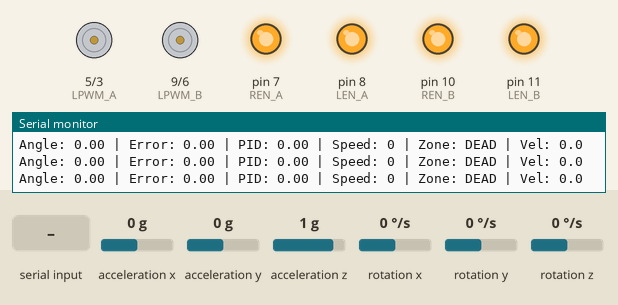
Recording of a sketch running on a simulated Arduino Uno, built with avr-gcc and run on an emulated ATmega328P. Parts: motor-driver pin pairs drawn as motors (green arrow = first pin HIGH = forward, orange = second pin HIGH = backward, longer = more drive), output pins drawn as LEDs (lit = HIGH), the last lines printed to the serial monitor. Wiring (inferred from the names in the program): MPU-6050 motion sensor at I2C address 0x68. The test bench sets the inputs (shaded band); at power-on: acceleration x 0 g, rotation y 0 °/s, acceleration z 1 g, acceleration y 0 g, rotation x 0 °/s, rotation z 0 °/s.

Above: at 11.8 s.
11.9 s: acceleration x set to -1.4 g
At 12.06 s:
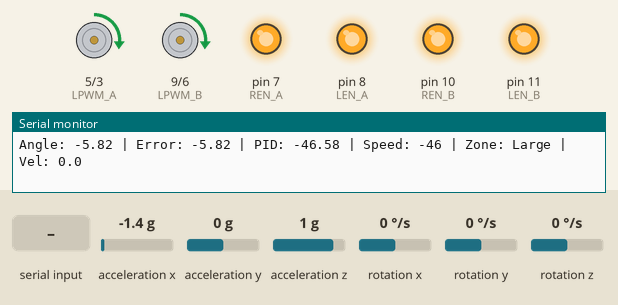
At 12.66 s:
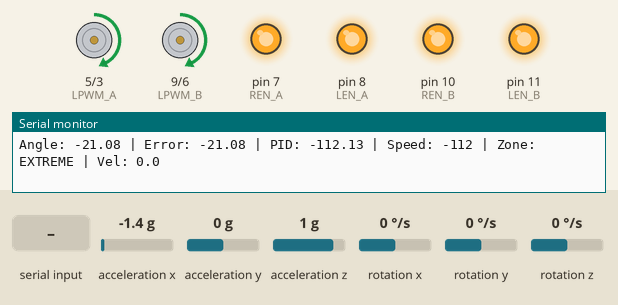
14.3 s: rotation y set to 192 °/s
17.3 s: acceleration z set to -0.8 g
20.3 s: "90,45\n" received over Serial
23.3 s: "0\n" received over Serial
26.3 s: acceleration x set to -0.2 g
27.9 s: acceleration x set to 0.1 g
Timing chart, 0 to 30.9 s (numbered marks = the images above; inputs shaded):
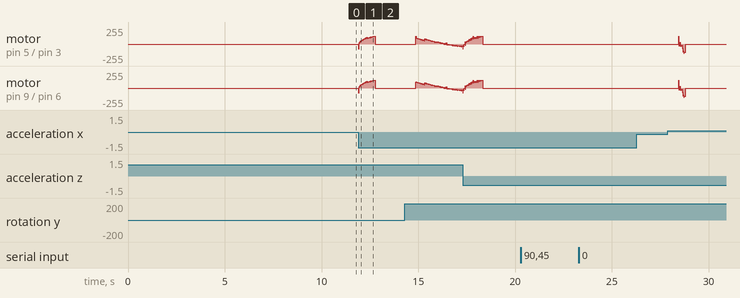

The sketch:

finalselfbotcode.ino.ino
```cpp
#include <Wire.h>

// MPU6050 registers
const int MPU = 0x68;
int16_t AccX, AccY, AccZ, Temp, GyroX, GyroY, GyroZ;

// BTS7960 Motor Driver pins
// Motor A (Left)
#define RPWM_A 3   // Right PWM
#define LPWM_A 5   // Left PWM
#define REN_A 7    // Right Enable
#define LEN_A 8    // Left Enable

// Motor B (Right)
#define RPWM_B 6   // Right PWM
#define LPWM_B 9   // Left PWM
#define REN_B 10   // Right Enable
#define LEN_B 11   // Left Enable

// Calibration variables
float AccXoffset = 0, AccYoffset = 0, AccZoffset = 0;
float GyroXoffset = 0, GyroYoffset = 0, GyroZoffset = 0;
float targetAngle = 0;  // Target balance angle after calibration
bool calibrated = false;

// Angle calculation variables
float accAngle = 0;
float gyroAngle = 0;
float currentAngle = 0;
float prevAngle = 0;

// PID variables - TUNED FOR STIFF BUT STABLE CENTER
float Kp = 7.3;    // Higher base gain for stiffness
float Ki = 0.15;   // Low integral to prevent windup
float Kd = 1.8;    // Higher derivative for damping

float error = 0;
float prevError = 0;
float integral = 0;
float derivative = 0;
float PIDoutput = 0;

// Timing variables
unsigned long prevTime = 0;
float deltaTime = 0;

// Motor speed variables
int motorSpeed = 0;
int maxSpeed = 255;  // Maximum PWM value (0-255)
int minSpeed = 10;   // Minimum motor speed for movement

// TUNED: Center zone parameters - stiff but stable
float centerTolerance = 0.8;      // Tighter center zone for more stiffness
float deadZone = 0.09;            // Smaller dead zone - only ignore very tiny movements
bool inCenterZone = false;
float velocityDamping = 0.20;     // Increased base damping

// Progressive control zones
float moderateAngle = 5.0;         // Moderate tilt threshold
float extremeAngle = 15.0;         // Extreme tilt threshold

void setup() {
  Serial.begin(115200);

  // Initialize I2C communication
  Wire.begin();
  Wire.beginTransmission(MPU);
  Wire.write(0x6B);  // PWR_MGMT_1 register
  Wire.write(0);     // Wake up MPU6050
  Wire.endTransmission(true);

  // Configure accelerometer (+/- 2g)
  Wire.beginTransmission(MPU);
  Wire.write(0x1C);  // ACCEL_CONFIG register
  Wire.write(0x00);  // +/- 2g full scale range
  Wire.endTransmission(true);

  // Configure gyroscope (+/- 250 degrees/sec)
  Wire.beginTransmission(MPU);
  Wire.write(0x1B);  // GYRO_CONFIG register
  Wire.write(0x00);  // +/- 250 degrees/sec full scale range
  Wire.endTransmission(true);

  // Initialize motor driver pins
  pinMode(RPWM_A, OUTPUT);
  pinMode(LPWM_A, OUTPUT);
  pinMode(REN_A, OUTPUT);
  pinMode(LEN_A, OUTPUT);

  pinMode(RPWM_B, OUTPUT);
  pinMode(LPWM_B, OUTPUT);
  pinMode(REN_B, OUTPUT);
  pinMode(LEN_B, OUTPUT);

  // Enable motor drivers
  digitalWrite(REN_A, HIGH);
  digitalWrite(LEN_A, HIGH);
  digitalWrite(REN_B, HIGH);
  digitalWrite(LEN_B, HIGH);

  // Stop motors initially
  stopMotors();

  Serial.println("Self-Balancing Robot Initializing...");
  delay(2000);

  // Perform calibration
  calibrateSensors();

  Serial.println("Calibration Complete!");
  Serial.println("Robot ready for STIFF and STABLE center balance!");
  delay(1000);

  prevTime = millis();
}

void loop() {
  // === Read PPO Adjustment from Pi over Serial ===
  if (Serial.available()) {
    String input = Serial.readStringUntil('\n');
    float ppo_adjust = input.toFloat();
    targetAngle += ppo_adjust * 0.5;  // Scale PPO adjustment
  }

  // Calculate time difference with protection against zero/negative values
  unsigned long currentTime = millis();
  deltaTime = (currentTime - prevTime) / 1000.0; // Convert to seconds

  // Ensure minimum deltaTime to prevent division by zero
  if (deltaTime <= 0 || deltaTime > 0.05) {
    deltaTime = 0.005; // 5ms default - slightly slower for stability
  }

  prevTime = currentTime;

  // Read sensor data
  readMPU6050();

  // Calculate current angle
  calculateAngle();

  // Calculate PID with smooth center control
  calculatePID();

  // Apply motor control
  controlMotors();

  // Debug output every 100ms
  static unsigned long lastPrint = 0;
  if (currentTime - lastPrint > 100) {
    lastPrint = currentTime;
    Serial.print("Angle: ");
    Serial.print(currentAngle, 2);
    Serial.print(" | Error: ");
    Serial.print(error, 2);
    Serial.print(" | PID: ");
    Serial.print(PIDoutput, 2);
    Serial.print(" | Speed: ");
    Serial.print(motorSpeed);
    Serial.print(" | Zone: ");
    if (abs(error) <= deadZone) Serial.print("DEAD");
    else if (inCenterZone) Serial.print("CENTER");
    else if (abs(error) <= 5.0) Serial.print("Normal");
    else if (abs(error) <= 15.0) Serial.print("Large");
    else Serial.print("EXTREME");
    Serial.print(" | Vel: ");
    Serial.println((currentAngle - prevAngle) / deltaTime, 1);
  }

  delay(8); // Slightly slower loop for stability
}


void calibrateSensors() {
  Serial.println("Starting calibration...");
  Serial.println("Keep the robot upright and still!");

  const int samples = 2000;
  float AccX_sum = 0, AccY_sum = 0, AccZ_sum = 0;
  float GyroX_sum = 0, GyroY_sum = 0, GyroZ_sum = 0;

  for (int i = 0; i < samples; i++) {
    readMPU6050();

    AccX_sum += AccX;
    AccY_sum += AccY;
    AccZ_sum += AccZ;
    GyroX_sum += GyroX;
    GyroY_sum += GyroY;
    GyroZ_sum += GyroZ;

    if (i % 200 == 0) {
      Serial.print("Calibrating... ");
      Serial.print((i * 100) / samples);
      Serial.println("%");
    }

    delay(2);
  }

  // Calculate offsets
  AccXoffset = AccX_sum / samples;
  AccYoffset = AccY_sum / samples;
  AccZoffset = AccZ_sum / samples - 16384; // Remove 1g from Z-axis
  GyroXoffset = GyroX_sum / samples;
  GyroYoffset = GyroY_sum / samples;
  GyroZoffset = GyroZ_sum / samples;

  // Calculate target angle (current upright position)
  float accX_cal = (AccX - AccXoffset) / 16384.0;
  float accZ_cal = (AccZ - AccZoffset) / 16384.0;
  targetAngle = atan2(accX_cal, accZ_cal) * 180.0 / PI;

  calibrated = true;

  Serial.println("Calibration values:");
  Serial.print("Target Angle: "); Serial.println(targetAngle);
  Serial.print("AccX offset: "); Serial.println(AccXoffset);
  Serial.print("GyroY offset: "); Serial.println(GyroYoffset);
}

void readMPU6050() {
  Wire.beginTransmission(MPU);
  Wire.write(0x3B); // Starting register for accelerometer
  Wire.endTransmission(false);
  Wire.requestFrom(MPU, 14, true);

  AccX = Wire.read() << 8 | Wire.read();
  AccY = Wire.read() << 8 | Wire.read();
  AccZ = Wire.read() << 8 | Wire.read();
  Temp = Wire.read() << 8 | Wire.read();
  GyroX = Wire.read() << 8 | Wire.read();
  GyroY = Wire.read() << 8 | Wire.read();
  GyroZ = Wire.read() << 8 | Wire.read();
}

void calculateAngle() {
  if (!calibrated) return;

  // Apply calibration offsets
  float accX_cal = (AccX - AccXoffset) / 16384.0; // Convert to g
  float accZ_cal = (AccZ - AccZoffset) / 16384.0;
  float gyroY_cal = (GyroY - GyroYoffset) / 131.0; // Convert to degrees/sec

  // Calculate angle from accelerometer
  accAngle = atan2(accX_cal, accZ_cal) * 180.0 / PI;

  // Calculate angle from gyroscope (integration)
  gyroAngle = currentAngle + (gyroY_cal * deltaTime);

  // Balanced complementary filter
  currentAngle = 0.97 * gyroAngle + 0.03 * accAngle;

  // Light smoothing to reduce noise without affecting responsiveness
  static float smoothedAngle = 0;
  smoothedAngle = 0.75 * smoothedAngle + 0.25 * currentAngle;
  currentAngle = smoothedAngle;
}

void calculatePID() {
  // Calculate error
  error = currentAngle - targetAngle;

  // NEW: Apply dead zone to prevent micro-oscillations
  if (abs(error) <= deadZone) {
    error = 0; // Ignore tiny movements
  }

  // Check if we're in the center zone
  inCenterZone = (abs(error) <= centerTolerance);

  // Calculate angular velocity for damping
  float angularVelocity = 0;
  if (deltaTime > 0.001) {
    angularVelocity = (currentAngle - prevAngle) / deltaTime;
  }
  prevAngle = currentAngle;

  // FIXED: Gentler progressive PID gains
  float currentKp = Kp;
  float currentKi = Ki;
  float currentKd = Kd;

  float absError = abs(error);

  if (absError <= deadZone) {
    // In dead zone - no correction needed
    currentKp = 0;
    currentKi = 0;
    currentKd = 0;
  }
  else if (inCenterZone) {
    // BALANCED: Stiff but controlled center response
    currentKp *= 2.5; // Significant stiffness increase
    currentKi *= 0.3;  // Reduce integral to prevent oscillation
    currentKd *= 2.0;  // Increase damping to control stiffness
  }
  else if (absError <= moderateAngle) {
    // Moderate angles - normal gains
    // Keep gains as is
  }
  else if (absError <= extremeAngle) {
    // Large angles - reduce gains for stability
    currentKp *= 0.8;  // Less aggressive reduction
    currentKi *= 0.6;  // Moderate integral reduction
    currentKd *= 1.2;  // Moderate damping increase
  }
  else {
    // Extreme angles - conservative gains
    currentKp *= 0.6;
    currentKi *= 0.3;
    currentKd *= 1.4;
  }

  // Proportional term
  float proportional = currentKp * error;

  // Integral term with smart limiting
  if (abs(error) > deadZone) {
    integral += error * deltaTime;
  } else {
    integral *= 0.95; // Slowly decay integral in dead zone
  }

  // Progressive integral limits
  float integralLimit = 30.0;
  if (absError > moderateAngle) {
    integralLimit = 15.0;
  }
  if (absError > extremeAngle) {
    integralLimit = 8.0;
  }

  integral = constrain(integral, -integralLimit, integralLimit);
  float integralTerm = currentKi * integral;

  // Reset integral for extreme angles or high velocity
  if (absError > extremeAngle || abs(angularVelocity) > 40.0) {
    integral *= 0.1;
  }

  // Derivative term with better filtering
  derivative = 0;
  if (deltaTime > 0.001) {
    derivative = (error - prevError) / deltaTime;
    derivative = constrain(derivative, -600, 600); // Limit derivative
  }

  // Smooth derivative filtering
  static float filteredDerivative = 0;
  filteredDerivative = 0.7 * filteredDerivative + 0.3 * derivative;
  float derivativeTerm = currentKd * filteredDerivative;

  // Velocity damping - strategic application
  float dampingFactor = velocityDamping;
  if (inCenterZone && abs(angularVelocity) > 15.0) {
    dampingFactor *= 1.0; // Extra damping only for fast center movements
  } else if (inCenterZone) {
    dampingFactor *= 0.9; // Slight increase for center stability
  } else if (absError > extremeAngle) {
    dampingFactor *= 2.2;
  } else if (absError > moderateAngle) {
    dampingFactor *= 1.5;
  }

  float velocityDampingTerm = -dampingFactor * currentKp * angularVelocity;

  // Calculate PID output
  PIDoutput = proportional + integralTerm + derivativeTerm + velocityDampingTerm;

  // ADD THIS NEW SECTION HERE:
  // STIFF CENTER LOCK - boost correction force when in center
  if (inCenterZone && abs(angularVelocity) < 10.0) {
      // In center and moving slowly - apply maximum stiffness
      PIDoutput *= 1.1;  // Boost the correction force
  }

  // Progressive output limiting with center focus
  if (absError > extremeAngle) {
    PIDoutput = constrain(PIDoutput, -120, 120);
  } else if (inCenterZone && abs(angularVelocity) > 25.0) {
    PIDoutput = constrain(PIDoutput, -100, 100); // Limit only fast center movements
  }

  // Safety checks for NaN
  if (isnan(PIDoutput) || isinf(PIDoutput)) {
    PIDoutput = 0;
    integral = 0;
    filteredDerivative = 0;
    Serial.println("PID Reset - NaN detected!");
  }

  // Update previous error
  prevError = error;

  // Convert PID output to motor speed
  motorSpeed = (int)PIDoutput;

  // Apply minimum speed only if not in dead zone
  if (abs(error) > deadZone) {
    if (abs(motorSpeed) < minSpeed && abs(motorSpeed) >= 5) {
      motorSpeed = (motorSpeed > 0) ? minSpeed : -minSpeed;
    } else if (abs(motorSpeed) < 5) {
      motorSpeed = 0;
    }
  } else {
    motorSpeed = 0; // Force stop in dead zone
  }

  // Constrain to maximum speed
  motorSpeed = constrain(motorSpeed, -maxSpeed, maxSpeed);
}


void controlMotors() {
  // Safety check - stop if too tilted
  if (abs(currentAngle - targetAngle) > 25) {
    stopMotors();
    integral = 0; // Reset integral when falling over
    Serial.println("Safety stop - too tilted!");
    return;
  }

  // Apply motor speed
  if (motorSpeed == 0) {
    stopMotors();
  } else if (motorSpeed > 0) {
    // Move forward
    moveForward(abs(motorSpeed));
  } else {
    // Move backward
    moveBackward(abs(motorSpeed));
  }
}

void moveForward(int speed) {
  // Left motor forward
  analogWrite(RPWM_A, speed);
  analogWrite(LPWM_A, 0);

  // Right motor forward
  analogWrite(RPWM_B, speed);
  analogWrite(LPWM_B, 0);
}

void moveBackward(int speed) {
  // Left motor backward
  analogWrite(RPWM_A, 0);
  analogWrite(LPWM_A, speed);

  // Right motor backward
  analogWrite(RPWM_B, 0);
  analogWrite(LPWM_B, speed);
}

void stopMotors() {
  analogWrite(RPWM_A, 0);
  analogWrite(LPWM_A, 0);
  analogWrite(RPWM_B, 0);
  analogWrite(LPWM_B, 0);
}
```
